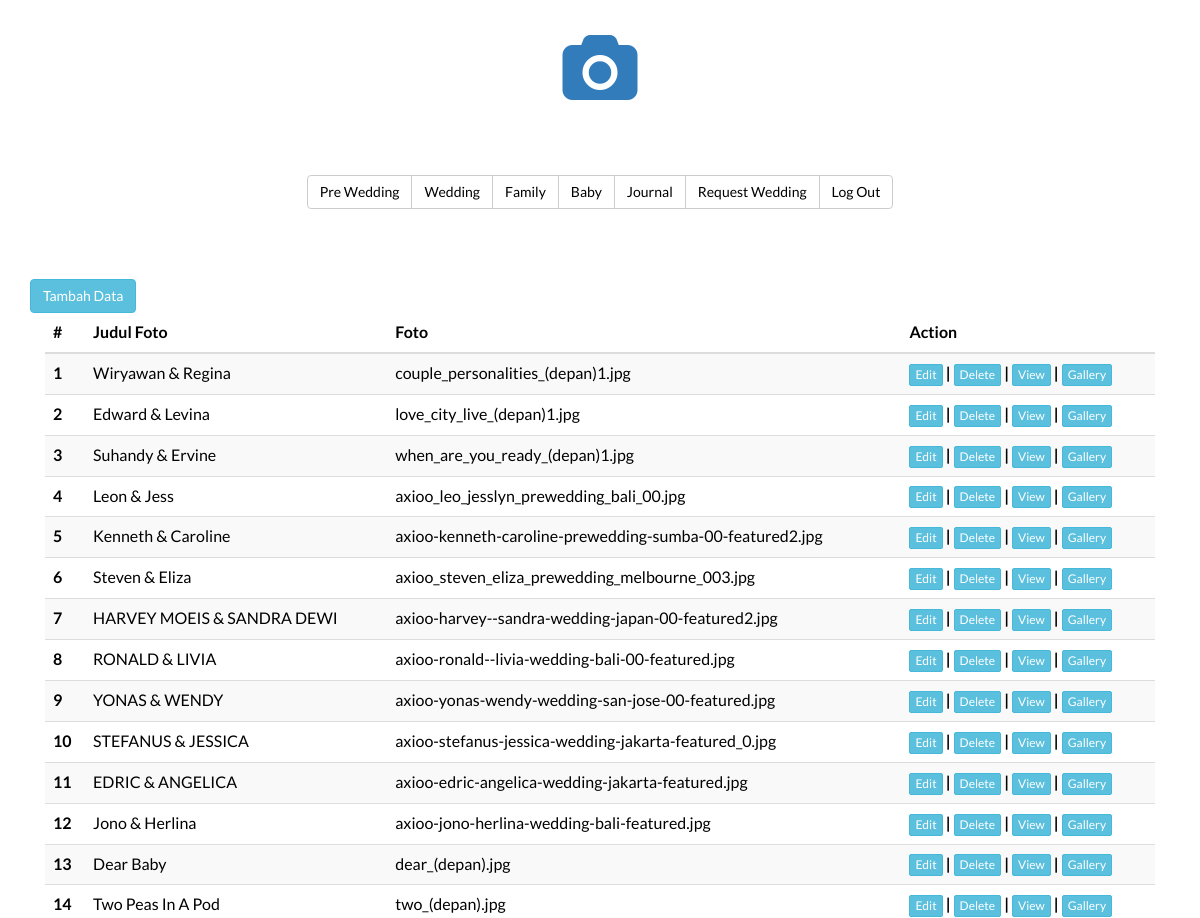
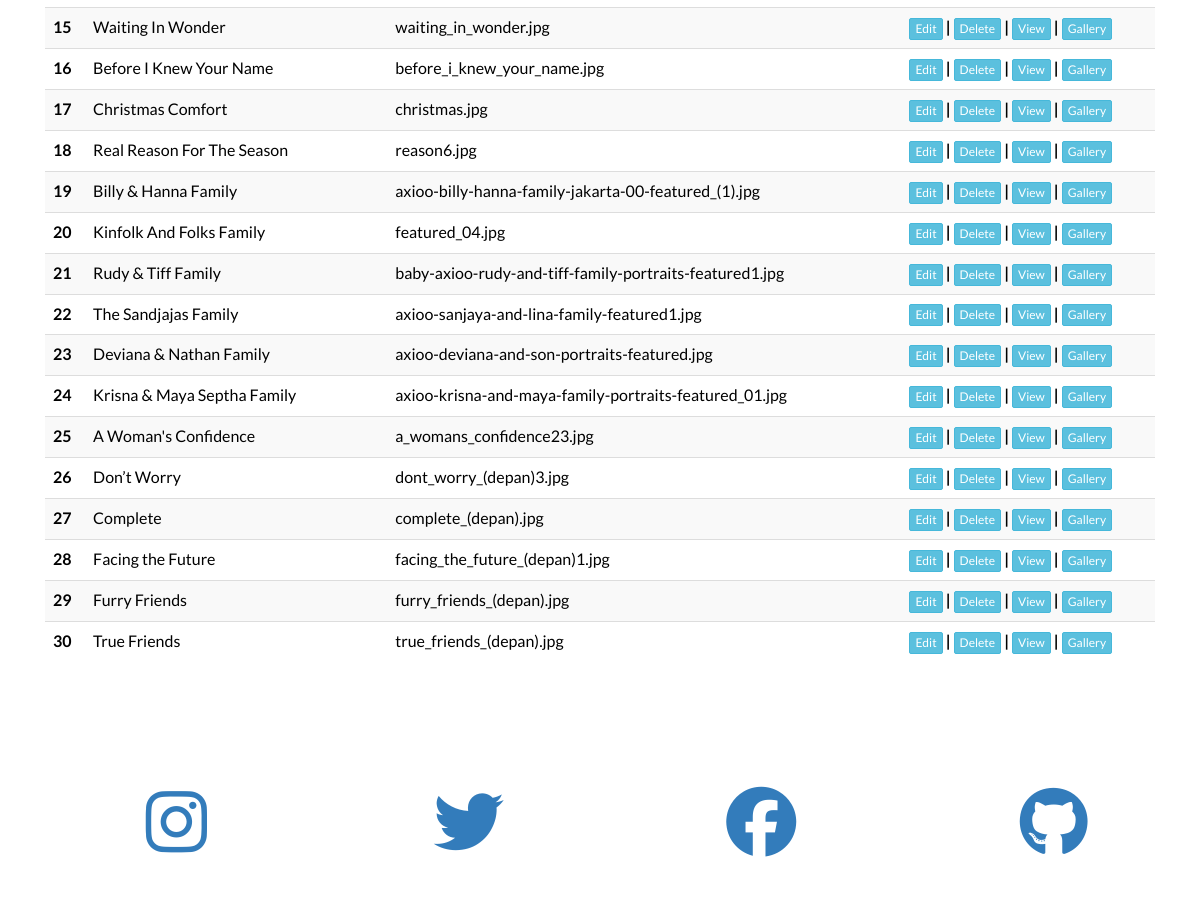
Screenshot of /index.php/admin/tampil with the database file from the repository (2 pictures, top to bottom).
### tables this page shows
CREATE TABLE IF NOT EXISTS `foto` (
`id` int(11) NOT NULL,
  `nama_foto` text NOT NULL,
  `deskripsi_foto` text NOT NULL,
  `file` text NOT NULL,
  `kategori` text NOT NULL
);

### application/controllers/Admin.php (called while the page is built, shortened)
<?php
class admin extends CI_Controller
{
    public function __construct()
    {
        $this->load->helper(array('form', 'url'));
        $this->load->model(array('DbUpload','DbGallery','DbKontak'));
        $this->load->library(array('upload','session'));
    }
    public function template($layout="",$data=array())
    {
        $this->load->view('admin/header');
        $this->load->view('admin/'.$layout,$data);
        $this->load->view('admin/footer');
    }
    public function tampil()
    {
        $halaman = $this->uri->segment(3);
        $dataFoto['tampil'] = $this->DbUpload->view($halaman);
        $this->template('adminPage',$dataFoto);
    }
}

### index.php (called while the page is built, shortened)
<?php
require_once BASEPATH.'core/CodeIgniter.php';

### application/models/DbUpload.php (called while the page is built, shortened)
<?php
	class DbUpload extends CI_Model
	{
		public function __construct()
		{
			$this->db = $this->load->database('default', true);
		}
		public function view($kategoriFoto='')
		{
			if (isset($kategoriFoto)) {
				$query = $this->db->get_where('foto', array('kategori' => $kategoriFoto));
				return $query->result_array();
			} else {
				$query = $this->db->get('foto');
				return $query->result_array();;
			}
		}
	}
 ?>

### application/views/admin/adminPage.php (the view)
<div class="section">
  <div class="container">
    <div class="row">
      <div class="col-lg-12">
        <div>
          <a href="<?php echo base_url('index.php/admin/uploadPage') ?>" class="btn btn-info">Tambah Data</a>
        </div>
        <div class="col-md-12 text-center">
          <table class="table table-striped table-responsive">
            <thead>
              <tr>
                <th>#</th>
                <th>Judul Foto</th>
                <th>Foto</th>
                <th>Action</th>
              </tr>
            </thead>
            <tbody>
             <?php
                if (isset($tampil)) {
                  $no = 1;
                  foreach ($tampil as $key ) :
                    ?>
                    <tr>
                      <th scope="row"><?php echo $no; ?></th>
                      <td><?php echo $key['nama_foto']; ?></td>
                      <td><?php echo $key['file']; ?></td>
                      <th>
                        <a href="<?php echo base_url('index.php/admin/editPage/'.$key['id']); ?>" class="btn btn-info btn-xs">Edit</a> |
                        <a href="<?php echo base_url('index.php/admin/deletePage/'.$key['id']).'/'.$key['kategori']; ?>" class="btn btn-info btn-xs">Delete</a> |
                        <a href="<?php echo base_url('index.php/admin/viewPage/'.$key['id']); ?>" class="btn btn-info btn-xs">View</a> |
                        <a href="<?php echo base_url('index.php/admin/formGallery/'.$key['id']); ?>" class="btn btn-info btn-xs">Gallery</a>
                      </th>
                    </tr>
                   <?php
                  $no++;
                  endforeach;
                }
               ?>
            </tbody>
          </table>
        </div>
      </div>
    </div>
  </div>
</div>

### rows the page displays
foto: nama_foto "Wiryawan & Regina", file "couple_personalities_(depan)1.jpg"
foto: nama_foto "Edward & Levina", file "love_city_live_(depan)1.jpg"
foto: nama_foto "Suhandy & Ervine", file "when_are_you_ready_(depan)1.jpg"
foto: nama_foto "Leon & Jess", file "axioo_leo_jesslyn_prewedding_bali_00.jpg"
foto: nama_foto "Kenneth & Caroline", file "axioo-kenneth-caroline-prewedding-sumba-00-featured2.jpg"
foto: nama_foto "Steven & Eliza", file "axioo_steven_eliza_prewedding_melbourne_003.jpg"
foto: nama_foto "HARVEY MOEIS & SANDRA DEWI", file "axioo-harvey--sandra-wedding-japan-00-featured2.jpg"
foto: nama_foto "RONALD & LIVIA", file "axioo-ronald--livia-wedding-bali-00-featured.jpg"
foto: nama_foto "YONAS & WENDY", file "axioo-yonas-wendy-wedding-san-jose-00-featured.jpg"
foto: nama_foto "STEFANUS & JESSICA", file "axioo-stefanus-jessica-wedding-jakarta-featured_0.jpg"
foto: nama_foto "EDRIC & ANGELICA", file "axioo-edric-angelica-wedding-jakarta-featured.jpg"
foto: nama_foto "Jono & Herlina", file "axioo-jono-herlina-wedding-bali-featured.jpg"
foto: nama_foto "Dear Baby", file "dear_(depan).jpg"
foto: nama_foto "Two Peas In A Pod", file "two_(depan).jpg"
foto: nama_foto "Waiting In Wonder", file "waiting_in_wonder.jpg"
foto: nama_foto "Before I Knew Your Name", file "before_i_knew_your_name.jpg"
foto: nama_foto "Christmas Comfort", file "christmas.jpg"
foto: nama_foto "Real Reason For The Season", file "reason6.jpg"
foto: nama_foto "Billy & Hanna Family", file "axioo-billy-hanna-family-jakarta-00-featured_(1).jpg"
foto: nama_foto "Kinfolk And Folks Family", file "featured_04.jpg"
foto: nama_foto "Rudy & Tiff Family", file "baby-axioo-rudy-and-tiff-family-portraits-featured1.jpg"
foto: nama_foto "The Sandjajas Family", file "axioo-sanjaya-and-lina-family-featured1.jpg"
foto: nama_foto "Deviana & Nathan Family", file "axioo-deviana-and-son-portraits-featured.jpg"
foto: nama_foto "Krisna & Maya Septha Family", file "axioo-krisna-and-maya-family-portraits-featured_01.jpg"
foto: nama_foto "A Woman's Confidence", file "a_womans_confidence23.jpg"
foto: nama_foto "Don’t Worry", file "dont_worry_(depan)3.jpg"
foto: nama_foto "Complete", file "complete_(depan).jpg"
foto: nama_foto "Facing the Future", file "facing_the_future_(depan)1.jpg"
foto: nama_foto "Furry Friends", file "furry_friends_(depan).jpg"
foto: nama_foto "True Friends", file "true_friends_(depan).jpg"
